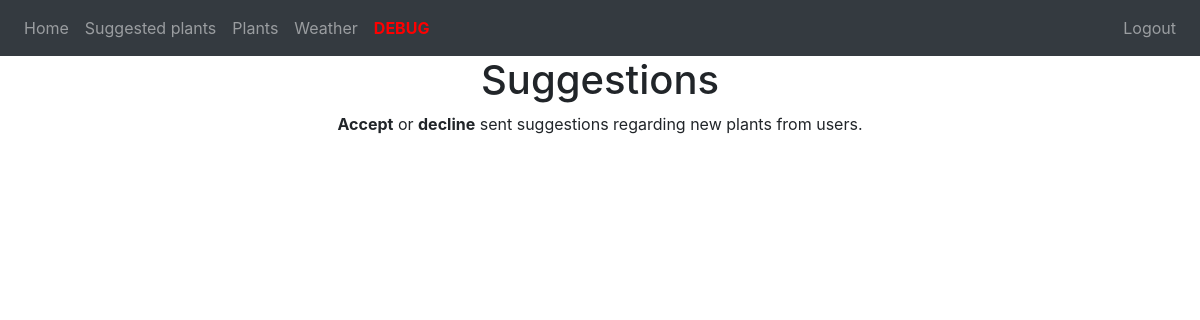
The app's page /suggestions (signed in), older data.
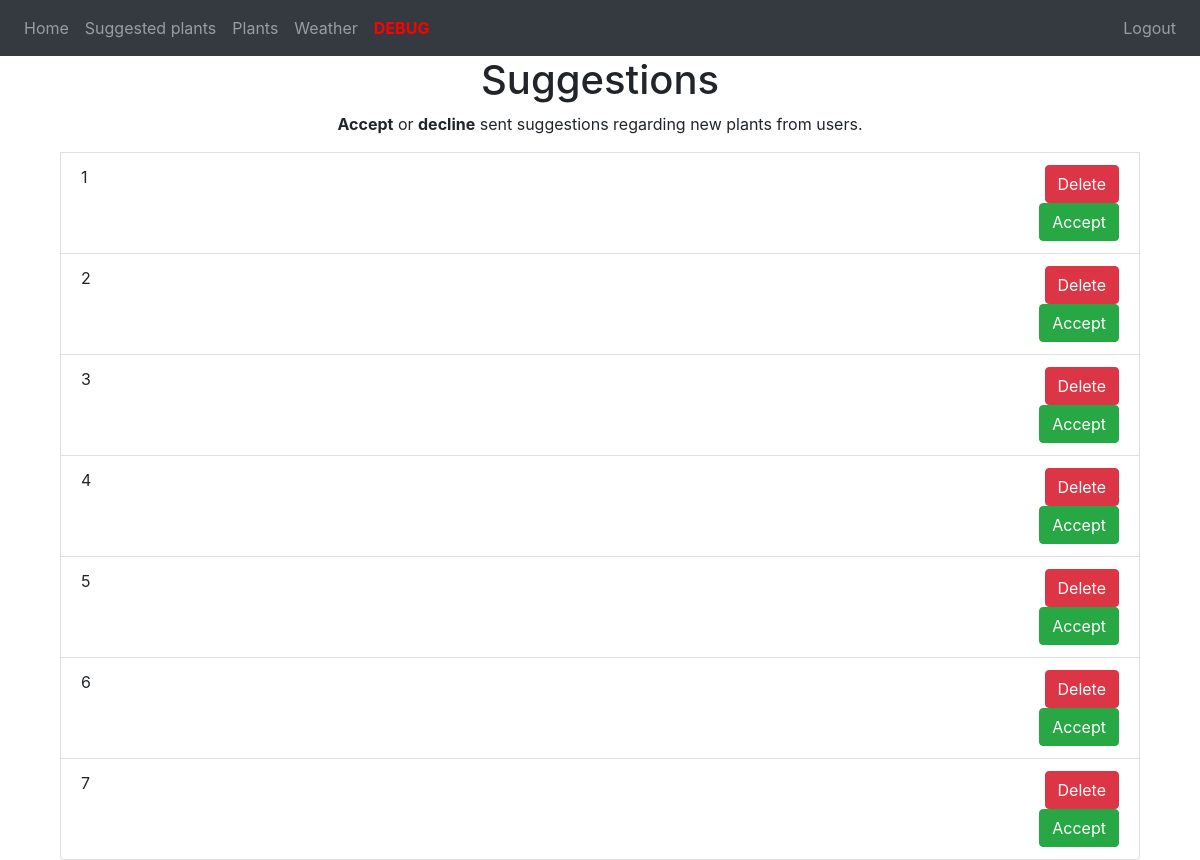
The same page, newer data.
### website/models.py (models this page shows)
class Suggestion(db.Model):
    id = db.Column(db.Integer, primary_key=True)
    data = db.Column(db.String(10000))
    date = db.Column(db.DateTime(timezone=True), default=func.now())
    user_id = db.Column(db.Integer, db.ForeignKey('user.id'))

### website/views.py (the view, shortened to what this page needs)
@views.route('/suggestions', methods=['GET', 'POST'])
@login_required
def suggestions():
    suggestions = Suggestion.query.all()
    return render_template("suggestions.html", user=current_user, suggestions=suggestions, ADMIN=ADMIN)

### website/__init__.py (called while the page is built)
def create_app():
    app = Flask(__name__)
    app.config['SECRET_KEY'] = 'hjshjhdjah kjshkjdhjs'
    app.config['SQLALCHEMY_DATABASE_URI'] = f'sqlite:///{DB_NAME}'
    db.init_app(app)
    from .views import views
    from .auth import auth
    app.register_blueprint(views, url_prefix='/')
    app.register_blueprint(auth, url_prefix='/')
    from .models import User, Note, Plant, Suggestion
    with app.app_context():
        db.create_all()
    login_manager = LoginManager()
    login_manager.login_view = 'auth.login'
    login_manager.init_app(app)
    @login_manager.user_loader
    def load_user(id):
        return User.query.get(int(id))
    return app

### website/templates/suggestions.html (shortened to what this page needs)
{% extends "base.html" %} {% block title %}Home{% endblock %} {% block content %}
{% autoescape false %}
<div class="container">
    <h1/align="center">Suggestions</h1>
    <p/align="center">
    <b>Accept</b> or <b>decline</b> sent suggestions regarding new plants from users.
    </p>
        {% if user.email == ADMIN %}
            {% for suggestion in suggestions %}
            <li class="list-group-item">
                <div class="suggestions-box">
                    <div class="suggestions-data">
                        <div/align="left">
                            {{ suggestion.data }}
                        </div>
                    </div>
                {% if user.email == ADMIN %}
                    <div class="suggestions-buttons">
                        <div/align="right" style="vertical-align: top;">
                            <button type="button" class="decline btn btn-danger" onclick="deleteSuggestion({{ suggestion.id }})">Delete</button>
                            <button type="button" class="accept btn btn-success" onclick="acceptSuggestion({{ suggestion.id }})">Accept</button>
                        </div>
                {% endif %}
            </li>
            {% endfor %}
        {% else %}
            <div class="alert alert-warning" role="alert">
                <b>Unauthorized</b> personnel detected! Access restricted.
            </div>
        {% endif %}
</div>
{% endautoescape %}
{% endblock %}

Row changes from the older to the newer data that the page shows:
added Suggestion: data "1"
added Suggestion: data "2"
added Suggestion: data "3"
added Suggestion: data "4"
added Suggestion: data "5"
added Suggestion: data "6"
added Suggestion: data "7"
